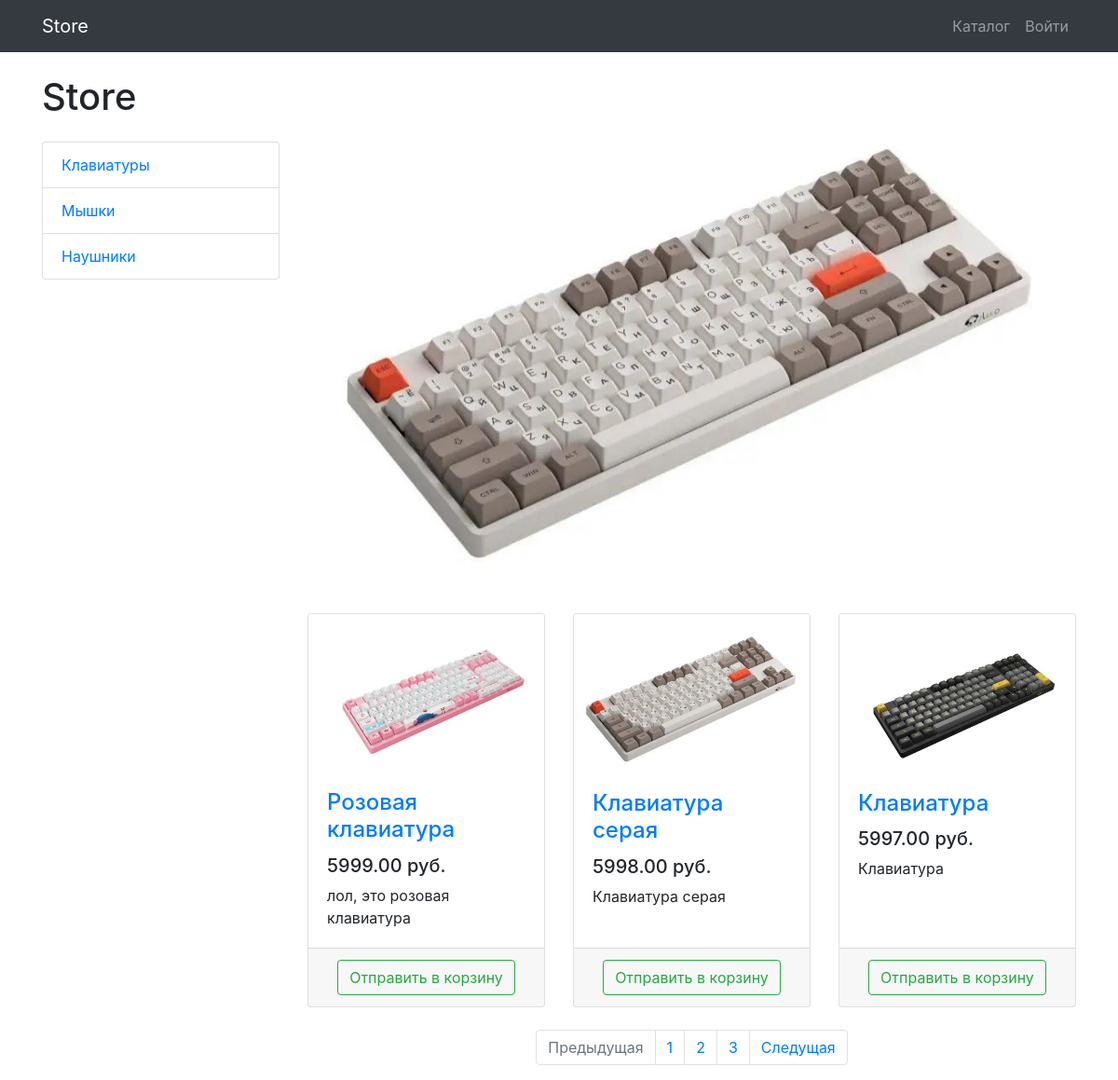
Screenshot of /products/ with the database file from the repository.
### products/models.py (models this page shows, shortened)
class ProductCategory(models.Model):
    name = models.CharField(max_length=128, unique=True)
    description = models.TextField(null=True, blank=True)

class Product(models.Model):
    name = models.CharField(max_length=256)
    description = models.TextField()
    price = models.DecimalField(max_digits=6, decimal_places=2)
    quantity = models.PositiveIntegerField(default=0)
    image = models.ImageField(upload_to='products_images')
    category = models.ForeignKey(to=ProductCategory, on_delete=models.CASCADE)

### products/views.py (the view)
# urls.py: path('', products, name='index'),
def products(request, category_id=None, page_number=1):
    products = Product.objects.filter(category_id=category_id) if category_id else Product.objects.all()
    per_page = 3
    paginator = Paginator(products, per_page)
    products_paginator = paginator.page(page_number)
    context = {
        'title': 'Store - Каталог',
        'categories': ProductCategory.objects.all(),
        'products': products_paginator,
    }
    return render(request, 'products/products.html', context)

### products/templates/products/products.html (shortened to what this page needs)
{% extends 'products/base.html' %}
{% load static %}
{% block css %}
    <link href="{% static 'vendor/css/products.css' %}" rel="stylesheet">
{% endblock %}
{% block content %}
    <div class="container">
    <div class="row">
        <div class="col-lg-3">
            <h1 class="my-4">Store</h1>
            <div class="list-group">
                {% for category in categories %}
                <a href="{% url 'products:category' category.id %}" class="list-group-item">{{ category.name }}</a>
                {% endfor %}
            </div>
        </div>
        <div class="col-lg-9">
            <div id="carouselExampleIndicators" class="carousel slide my-4" data-ride="carousel">
                <ol class="carousel-indicators">
                    <li data-target="#carouselExampleIndicators" data-slide-to="0" class="active"></li>
                    <li data-target="#carouselExampleIndicators" data-slide-to="1"></li>
                    <li data-target="#carouselExampleIndicators" data-slide-to="2"></li>
                </ol>
                <div class="carousel-inner" role="listbox">
                    <div class="carousel-item active">
                        <img class="d-block img-fluid" src="/static/vendor/img/slides/slide-1.jpg" alt="First slide">
                    </div>
                </div>
                <a class="carousel-control-prev" href="#carouselExampleIndicators" role="button" data-slide="prev">
                    <span class="carousel-control-prev-icon" aria-hidden="true"></span>
                </a>
                <a class="carousel-control-next" href="#carouselExampleIndicators" role="button" data-slide="next">
                    <span class="carousel-control-next-icon" aria-hidden="true"></span>
                </a>
            </div>
            <div class="row">
                {% for product in products %}
                <div class="col-lg-4 col-md-6 mb-4">
                    <div class="card h-100">
                        <a href="#">
                            <img class="card-img-top"
                                 src="{{ product.image.url }}"
                                 alt="">
                        </a>
                        <div class="card-body">
                            <h4 class="card-title">
                                <a href="#">{{ product.name }}</a>
                            </h4>
                            <h5>{{ product.price }} руб.</h5>
                            <p class="card-text">{{ product.description }}</p>
                        </div>
                        <div class="card-footer text-center">
                            <a class="btn btn-outline-success" href="{% url 'products:basket_add' product.id %}" >Отправить в корзину</a>
                        </div>
                    </div>
                </div>
                {% endfor %}
            </div>
            <nav aria-label="Page navigation example">
                <ul class="pagination justify-content-center">
                    <li class="page-item {% if not products.has_previous %} disabled {% endif %} ">
                        <a class="page-link" href="{% if products.has_previous %} {% url 'products:paginator' products.previous_page_number %} {% else %}  {% endif %}" tabindex="-1" aria-disabled="true">Предыдущая</a>
                    </li>
                    {% for page in products.paginator.page_range %}
                        <li class="page-item"><a class="page-link" href="{% url 'products:paginator' page %}">{{ page }}</a></li>
                    {% endfor %}
                    <li class="page-item {% if not products.has_next %} disabled {% endif %}">
                        <a class="page-link" href="{% if products.has_next %} {% url 'products:paginator' products.next_page_number %} {% else %} # {% endif %}">Следущая </a>
                    </li>
                </ul>
            </nav>
        </div>
    </div>
</div>
{% endblock %}

### products/templates/products/base.html (shortened to what this page needs)
{% load static %}
<!DOCTYPE html>
<html lang="en">
<head>
    <link href="{% static 'vendor/bootstrap/css/bootstrap.min.css' %}" rel="stylesheet">
  {% block css %}{% endblock %}
</head>
<body>
<nav class="navbar navbar-expand-lg navbar-dark bg-dark fixed-top">
    <div class="container">
        <a class="navbar-brand" href="{% url 'index' %}">Store</a>
        <div class="collapse navbar-collapse" id="navbarResponsive">
            <ul class="navbar-nav ml-auto">
                <li class="nav-item">
                    <a class="nav-link" href="{% url 'products:index' %}">Каталог  </a>
                </li>
                {% if user.is_authenticated %}
                <li class="nav-item dropdown">
                    <a class="nav-link dropdown-toggle" href="#" id="navbarDropdown" role="button"
                       data-bs-toggle="dropdown" aria-expanded="false">
                        <i class="fas fa-user-circle"></i>
                    </a>
                    <ul class="dropdown-menu" aria-labelledby="navbarDropdown">
                        <li>
                            <a class="dropdown-item" href="{% url 'users:profile' %}">Профиль</a>
                        </li
                        {% if user.is_superuser or user.is_staff %}
                        <li><a class="dropdown-item" href="{% url 'admin:index' %}">Админ-панель</a></li>
                        {% endif %}
                        <li>
                            <hr class="dropdown-divider">
                        </li>
                        <li>
                            <a class="dropdown-item" href="{% url 'users:logout' %}">
                                Выйти
                            </a>
                        </li>
                    </ul>
                </li>
                {% else %}
                <li class="nav-item">
                    <a class="nav-link" href="{% url 'users:login' %}">Войти </a>
                </li>
                {% endif %}
            </ul>
        </div>
    </div>
</nav>
{% block content %} {% endblock %}
</body>
</html>

### rows the page displays
ProductCategory: name "Клавиатуры"
ProductCategory: name "Мышки"
ProductCategory: name "Наушники"
Product: image (picture), name "Розовая клавиатура", price "5999.00", description "лол, это розовая клавиатура"
Product: image (picture), name "Клавиатура серая", price "5998.00", description "Клавиатура серая"
Product: image (picture), name "Клавиатура", price "5997.00", description "Клавиатура"

### other values shown
{{ page }} "1" "2" "3"
